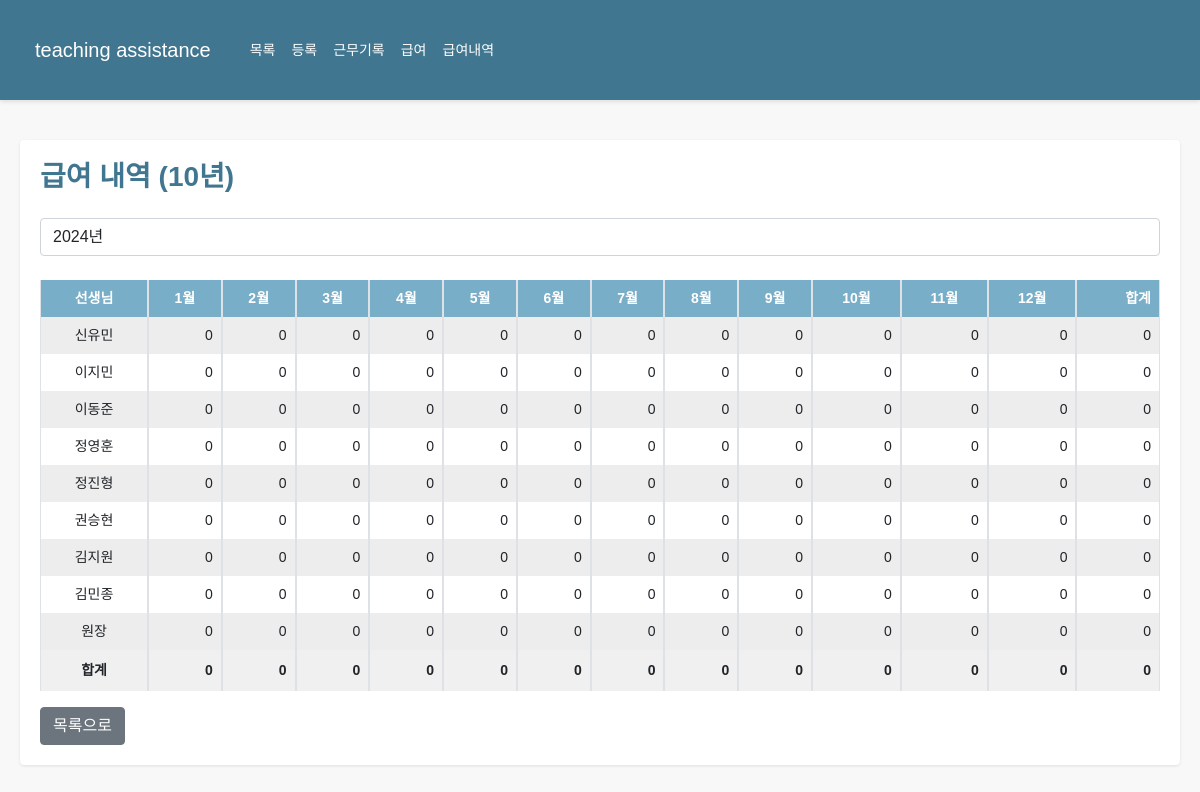
Before: /teachers/salary/table/10/ (signed in) with the older database file.
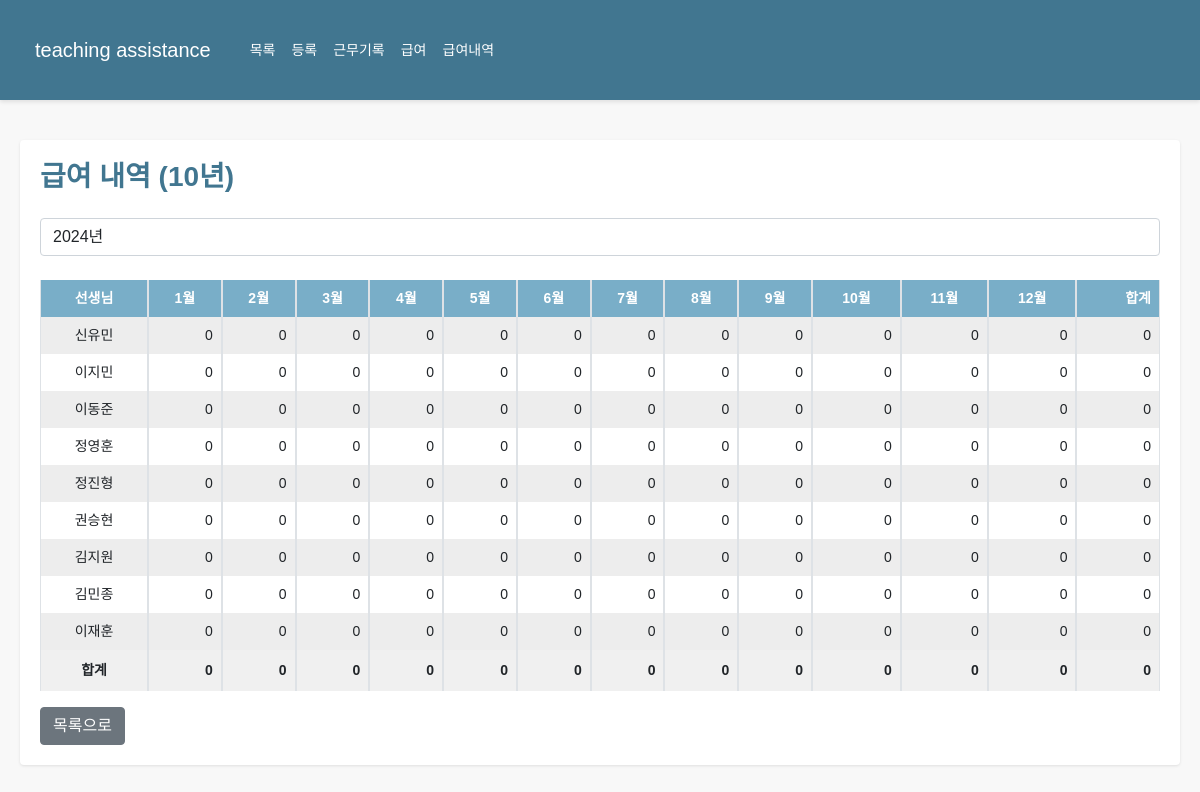
After: the same page with the newer database file.
### teachers/models.py (models this page shows, shortened)
class Teacher(models.Model):
    GENDER_CHOICES = [
        ('M', '남'),
        ('F', '여'),
    ]
    name = models.CharField(max_length=100, verbose_name='이름')
    phone_number = models.CharField(
        max_length=11,
        validators=[validate_phone_number],
        blank=True,
        null=True,
        verbose_name='전화번호'
    )
    email = models.EmailField(blank=True, null=True, verbose_name='이메일')
    gender = models.CharField(max_length=1, choices=GENDER_CHOICES, blank=True, null=True, verbose_name='성별')
    hire_date = models.DateField(blank=True, null=True, verbose_name='입사일')
    resignation_date = models.DateField(null=True, blank=True, verbose_name='퇴사일')
    bank = models.ForeignKey('common.Bank', on_delete=models.SET_NULL, blank=True, null=True, verbose_name='거래은행')
    account_number = models.CharField(max_length=20, blank=True, null=True, verbose_name='급여계좌')
    base_salary = models.IntegerField(blank=True, null=True, verbose_name='급여기준', default=15000)
    additional_salary = models.IntegerField(blank=True, null=True, verbose_name='추가급여', default=0)
    other_info = models.TextField(blank=True, null=True, verbose_name='기타')
    is_active = models.BooleanField(default=True, verbose_name="재직 중")
    extra_field1 = models.CharField(max_length=100, blank=True, null=True, verbose_name='예비1')
    extra_field2 = models.CharField(max_length=100, blank=True, null=True, verbose_name='예비2')
    extra_field3 = models.CharField(max_length=100, blank=True, null=True, verbose_name='예비3')
    extra_field4 = models.CharField(max_length=100, blank=True, null=True, verbose_name='예비4')
    class Meta:
        verbose_name = '교사'
        verbose_name_plural = '교사'

### teachers/views.py (the view)
# urls.py: path('salary/table/', views.SalaryTableView.as_view(), name='salary_table'),
class SalaryTableView(LoginRequiredMixin, View):
    def get(self, request, year=None):
        if year is None:
            year = timezone.now().year
        teachers = Teacher.objects.filter(is_active=True)
        months = range(1, 13)
        salary_table = []
        grand_total = 0
        for teacher in teachers:
            teacher_data = {'teacher': teacher}
            total = 0
            for month in months:
                start_date = timezone.datetime(year, month, 1)
                end_date = (start_date + timedelta(days=32)).replace(day=1) - timedelta(days=1)
                attendances = Attendance.objects.filter(
                    teacher=teacher,
                    date__range=[start_date, end_date]
                )
                work_hours = sum(
                    (a.end_time.hour * 60 + a.end_time.minute) - (a.start_time.hour * 60 + a.start_time.minute)
                    for a in attendances if a.start_time and a.end_time
                ) / 60  # Convert minutes to hours
                salary = work_hours * (teacher.base_salary or 15000)  # Use 15000 as default if base_salary is not set
                teacher_data[month] = round(salary, 2)
                total += salary
            teacher_data['total'] = round(total, 2)
            grand_total += total
            salary_table.append(teacher_data)
        min_year = Attendance.objects.aggregate(Min('date'))['date__min']
        max_year = Attendance.objects.aggregate(Max('date'))['date__max']
        if min_year and max_year:
            year_range = range(min_year.year, max_year.year + 1)
        else:
            current_year = timezone.now().year
            year_range = range(current_year - 5, current_year + 1)
        context = {
            'year': year,
            'months': months,
            'salary_table': salary_table,
            'year_range': year_range,
            'grand_total': round(grand_total, 2)
        }
        return render(request, 'teachers/salary_table.html', context)

### teachers/templatetags/custom_filters.py (called while the page is built)
@register.filter
def get_item(dictionary, key):
    return dictionary.get(key)

@register.filter
def sum_column(salary_table, month):
    return sum(row.get(month, 0) for row in salary_table)

### templates/teachers/salary_table.html (shortened to what this page needs)
{% extends 'base.html' %}
{% load humanize %}
{% load custom_filters %}
{% block content %}
<h3 class="mb-4">급여 내역 ({{ year }}년)</h3>
<form method="get" action="{% url 'teachers:salary_table' %}" class="mb-4">
    <div class="form-group">
        <select name="year" id="year" class="form-control" onchange="this.form.submit()">
            {% for y in year_range %}
                <option value="{{ y }}" {% if y == year %}selected{% endif %}>{{ y }}년</option>
            {% endfor %}
        </select>
    </div>
</form>
<div class="table-responsive">
    <table class="table table-striped table-bordered">
        <thead>
            <tr>
                <th class="text-center">선생님</th>
                {% for month in months %}
                <th class="text-center">{{ month }}월</th>
                {% endfor %}
                <th class="text-right">합계</th>
            </tr>
        </thead>
        <tbody>
            {% for row in salary_table %}
            <tr>
                <td class="text-center">{{ row.teacher.name }}</td>
                {% for month in months %}
                <td class="text-right">{{ row|get_item:month|floatformat:0|intcomma }}</td>
                {% endfor %}
                <td class="text-right">{{ row.total|floatformat:0|intcomma }}</td>
            </tr>
            {% endfor %}
        </tbody>
        <tfoot>
            <tr class="total-row">
                <td class="text-center"><strong>합계</strong></td>
                {% for month in months %}
                <td class="text-right">
                    <strong>
                        {{ salary_table|sum_column:month|floatformat:0|intcomma }}
                    </strong>
                </td>
                {% endfor %}
                <td class="text-right">
                    <strong>{{ grand_total|floatformat:0|intcomma }}</strong>
                </td>
            </tr>
        </tfoot>
    </table>
</div>
<a href="{% url 'teachers:teacher_list' %}" class="btn btn-secondary">목록으로</a>
{% endblock %}

Changed rows visible on the page:
removed Teacher: teacher.name "원장"
added Teacher: teacher.name "이재훈"
Other visible differences:
new list line: "0 0 0 0 0 0 0 0 0 0 0 0 0"
list line gone: "0 0 0 0 0 0 0 0 0 0 0 0 0"
